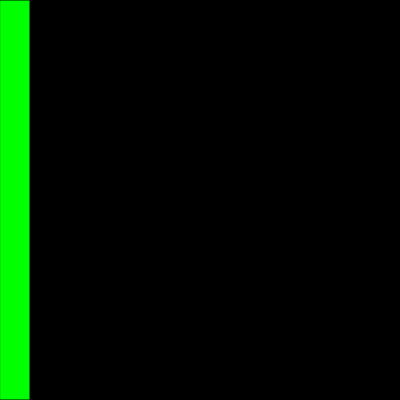
Frame 1 (no input)
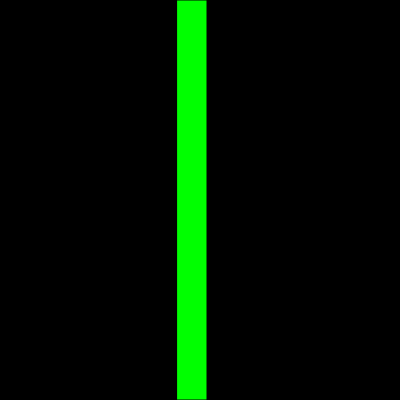
Frame 60 (no input)
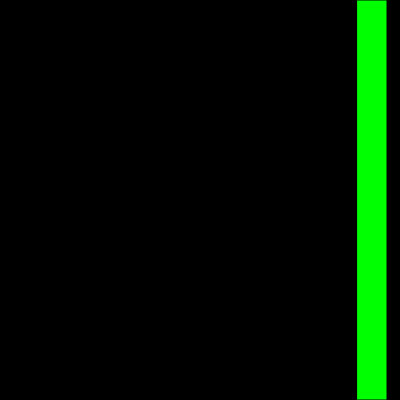
Frame 120 (the mouse pressed at the canvas centre since frame 60)

The p5.js sketch that drew these frames (run headless with seeded random() and noise() and a simulated clock; from frame 60 on, the mouse is pressed at the canvas centre):

// p5.js sketch
// ── sketch.js
let x = 0;
let speed = 3;

function setup() {
  createCanvas(400, 400);
  // Help blind or low-vision users understand your sketch
  describe("A 400 by 400 pixel gray canvas.");
}

function draw() {
  background(0);

  fill(0, 255, 0);
  rect(x, 0, 30, 400);

  x += speed;

  if (x >= width - 30 || x <= 0) {
    speed = speed * -1;
  }
  
}
